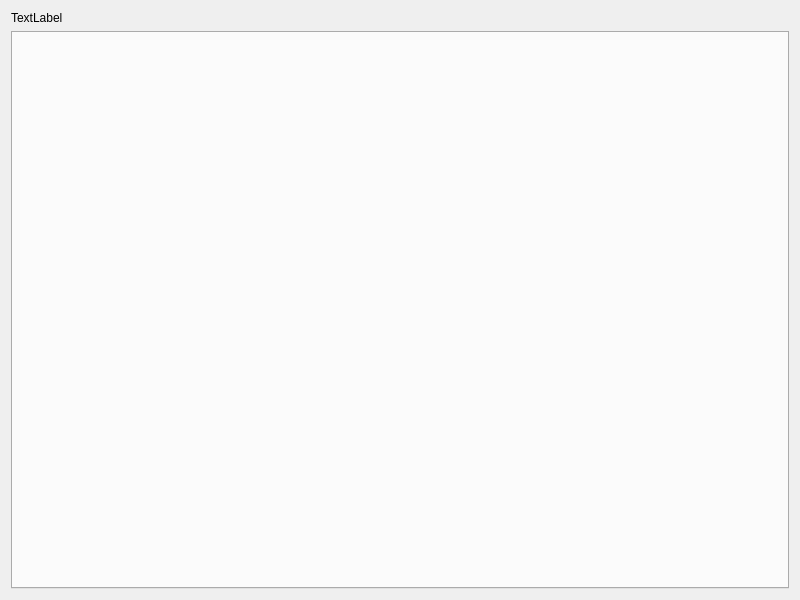
<?xml version="1.0" encoding="UTF-8"?>
<ui version="4.0">
 <class>LineInfoWindow</class>
 <widget class="QWidget" name="LineInfoWindow">
  <property name="geometry">
   <rect>
    <x>0</x>
    <y>0</y>
    <width>800</width>
    <height>600</height>
   </rect>
  </property>
  <property name="minimumSize">
   <size>
    <width>800</width>
    <height>600</height>
   </size>
  </property>
  <property name="maximumSize">
   <size>
    <width>800</width>
    <height>600</height>
   </size>
  </property>
  <property name="windowTitle">
   <string>Form</string>
  </property>
  <layout class="QGridLayout" name="gridLayout">
   <item row="0" column="0">
    <layout class="QVBoxLayout" name="verticalLayout">
     <item>
      <widget class="QLabel" name="label">
       <property name="text">
        <string>TextLabel</string>
       </property>
      </widget>
     </item>
    </layout>
   </item>
   <item row="1" column="0">
    <widget class="QTabWidget" name="tabWidget"/>
   </item>
  </layout>
 </widget>
 <resources/>
 <connections/>
</ui>
